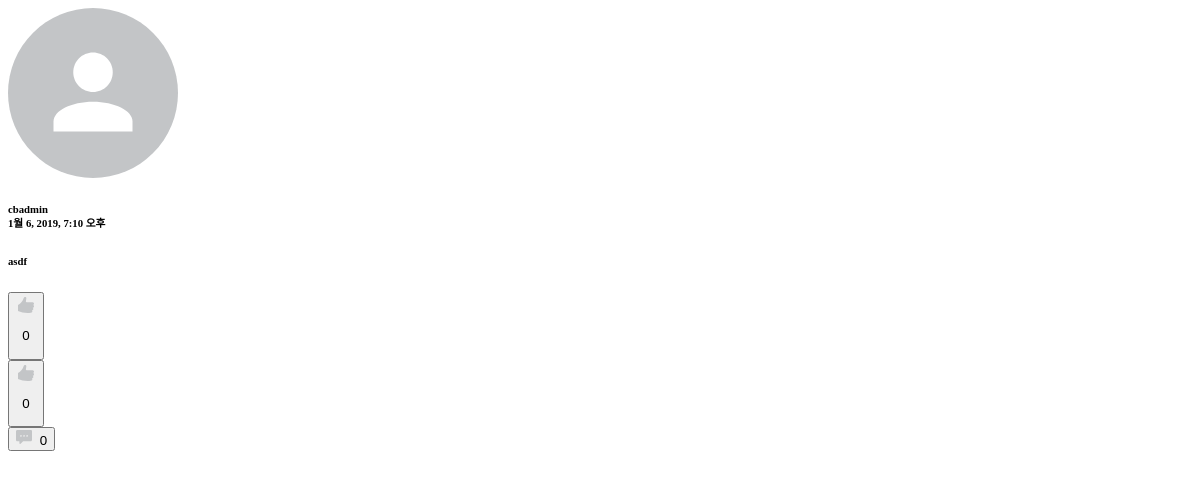
The app's page /comment/68/, older data.
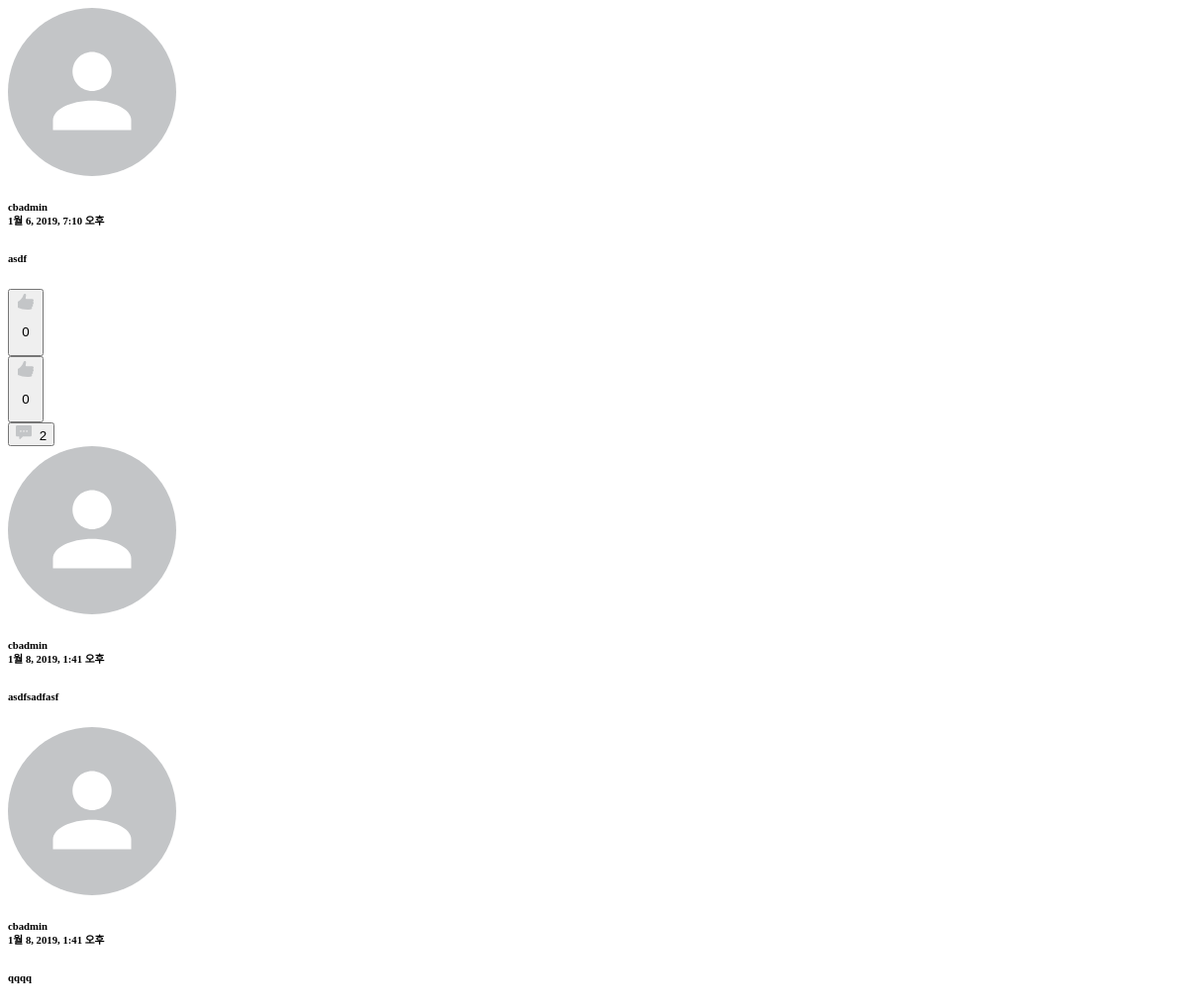
The same page, newer data.
### comment/models.py (models this page shows, shortened)
class TimeStampedModel(models.Model):
    created_at = models.DateTimeField(auto_now_add=True, null=True)
    updated_at = models.DateTimeField(auto_now=True, null=True)
    class Meta():
        abstract = True

class Comment(TimeStampedModel):
    post = models.ForeignKey(post_models.Post)
    author = models.ForeignKey(settings.AUTH_USER_MODEL)
    content = models.TextField()
    type = models.BooleanField(default=True)

class CommentOnComment(TimeStampedModel):
    comment = models.ForeignKey(
        Comment, blank=True, null=True, related_name='comment_on_comment')
    author = models.ForeignKey(settings.AUTH_USER_MODEL)
    content = models.TextField()

### member/models.py (models this page shows)
class User(AbstractUser):
    GENDER_MALE = 'm'
    GENDER_FEMALE = 'f'
    GENDER_OTHER = 'o'
    CHOICES_GENDER = (
        (GENDER_MALE, '남성'),
        (GENDER_FEMALE, '여성'),
        (GENDER_OTHER, '기타'),
    )
    profile_image = models.ImageField(default='default/user.png', null=True, upload_to='user')
    bio = models.CharField(max_length=160, null=True)
    gender = models.CharField(max_length=1, choices=CHOICES_GENDER)
    like_posts = models.ManyToManyField('post.Post', blank=True, related_name='like_users')
    like_comments = models.ManyToManyField('comment.Comment', blank=True, related_name='like_comments')
    hate_comments = models.ManyToManyField('comment.Comment', blank=True, related_name='hate_comments')
    objects = UserManager()
    def __str__(self):
        return self.username

### comment/views.py (the view)
# urls.py: url(r'^(?P<comment_pk>\d+)/$', views.comment_detail, name='comment_detail'),
def comment_detail(request, comment_pk):
    comment = get_object_or_404(Comment, pk=comment_pk)
    return render(request, 'include/comment.html', {'comment': comment})

### templates/include/comment.html (shortened to what this page needs)
{% load static %}
<div class="comment-header">
    <div class="header-left">
        <img src="{{ comment.author.profile_image.url }}" />
        <h6>{{ comment.author }}<br><span>{{ comment.created_at }}</span></h6>
    </div>
</div>
<h6 id="content-{{ comment.pk }}" class="comment-content">{{ comment.content|linebreaks }}</h6>
<div class="comment-footer">
    <div class="btn-wrap">
        <div class="like-hate">
            <button class="comment-like" name="{{ comment.pk }}">
                {% if comment in user.like_comments.all %}
                <img src="{% static '/img/like_hate_fill.png' %}" />
                <p class="count active"> {{ comment.like_comments.count }}</p>
                {% else %}
                <img src="{% static '/img/like_hate_empty.png' %}" />
                <p class="count"> {{ comment.like_comments.count }}</p>
                {% endif %}
            </button>
        </div>
        <div class="like-hate">
            <button class="comment-hate" name="{{ comment.pk }}">
                {% if comment in user.hate_comments.all %}
                <img class="hate" src="{% static '/img/like_hate_fill.png' %}" />
                <p class="count active">{{ comment.hate_comments.count }}</p>
                {% else %}
                <img class="hate" src="{% static '/img/like_hate_empty.png' %}" />
                <p class="count">{{ comment.hate_comments.count }}</p>
                {% endif %}
            </button>
        </div>
    </div>
    <div class="btn-wrap">
        <button data-toggle="collapse" data-target="#action-{{ comment.pk }}">
            <img src="{% static '/img/comment.png' %}" style="margin-right: 4px;" />
            <span class="count">{{ comment.comment_on_comment.count }}</span>
        </button>
    </div>
</div>
<div class="comment-action collapse" id="action-{{ comment.pk }}">
    <div class="coc-list">
        {% for coc in comment.comment_on_comment.all reversed %}
        <div class="coc-item">{% include 'include/coc.html' %}</div>
        {% endfor %}
    </div>
</div>

### templates/include/coc.html (shortened to what this page needs)
{% load static %}
<div class="item-header comment-header">
    <div class="header-left">
        <img src="/media/{{ coc.author.profile_image }}" />
        <h6>{{ coc.author }}<br><span>{{ coc.created_at }}</span></h6>
    </div>
</div>
<h6 id="coc-content-{{ coc.pk }}">{{ coc.content }}</h6>

Row changes from the older to the newer data that the page shows:
computed for Comment "asdf": comment_on_comment.count "0" → "2"
added CommentOnComment: author.profile_image (placeholder picture), author "cbadmin", created_at "1월 8, 2019, 1:41 오후", content "asdfsadfasf"
added CommentOnComment: author.profile_image (placeholder picture), author "cbadmin", created_at "1월 8, 2019, 1:41 오후", content "qqqq"
